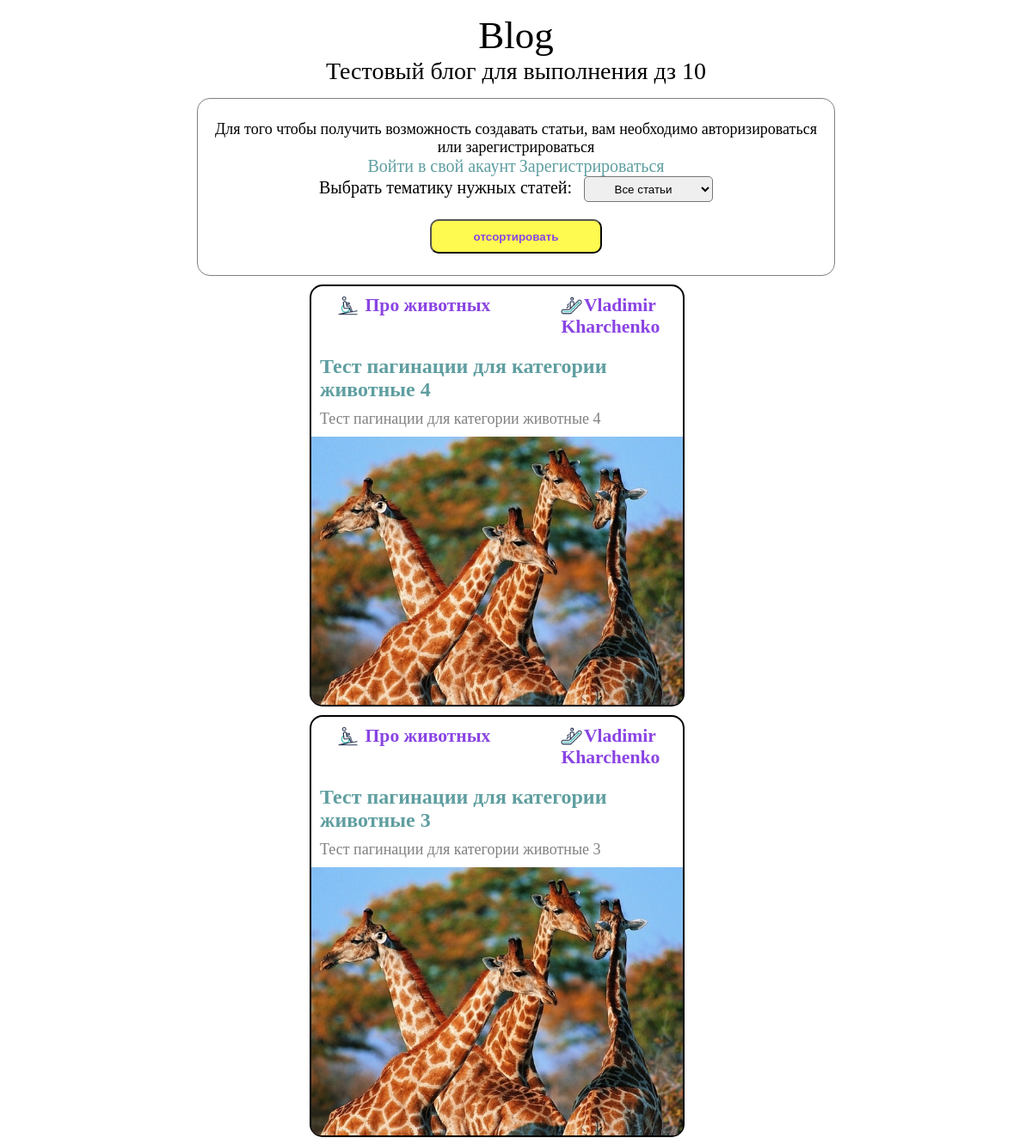
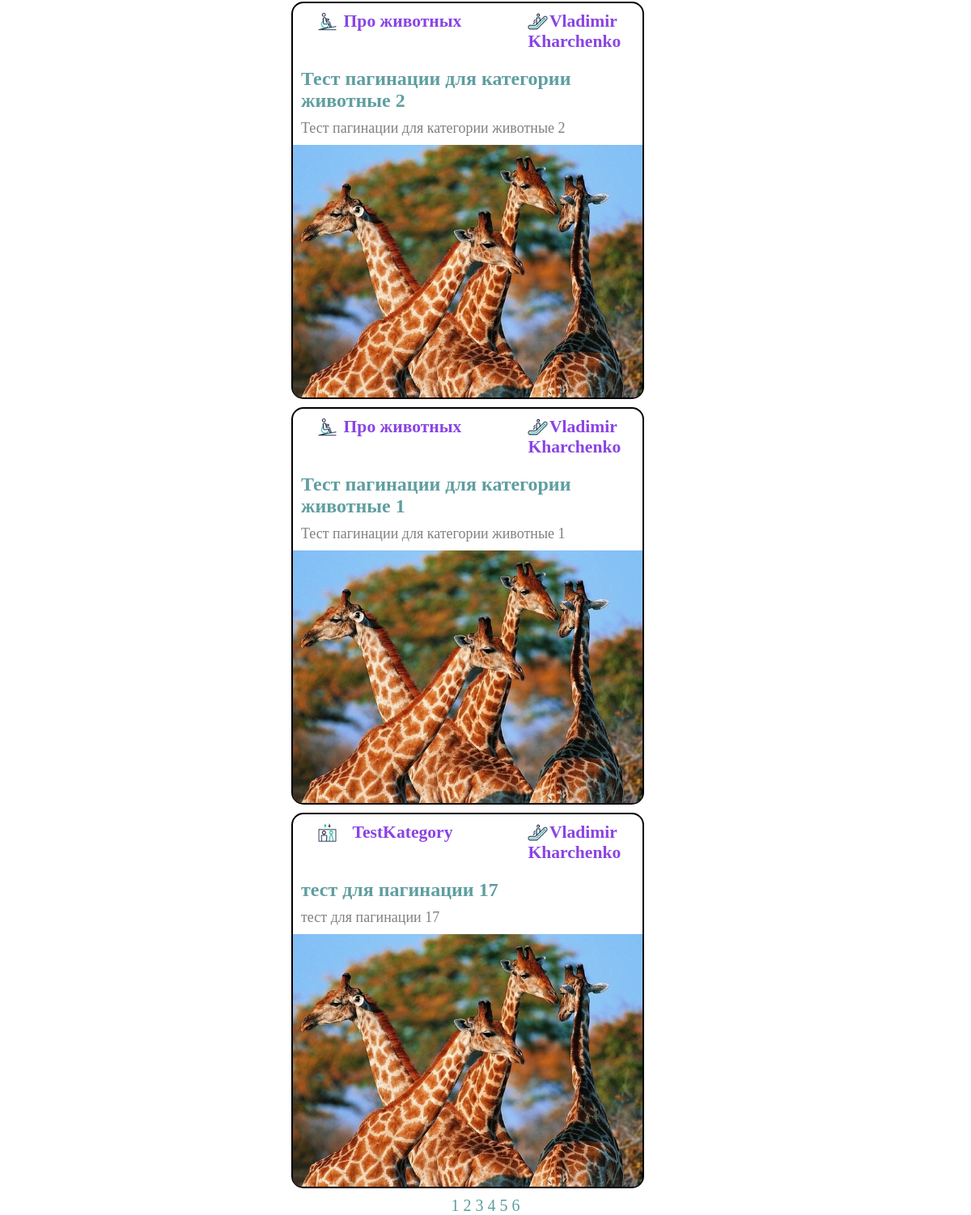
The app's page /blog/articles/index.php with its own data (2 pictures, top to bottom).
### tables this page shows
CREATE TABLE `post` (
  `id` int NOT NULL,
  `active` tinyint(1) NOT NULL,
  `title` varchar(255) NOT NULL,
  `content` text NOT NULL,
  `category_id` int NOT NULL,
  `author_id` int NOT NULL,
  `date` timestamp NOT NULL DEFAULT CURRENT_TIMESTAMP,
  `description` varchar(255) NOT NULL,
  `link_image` char(255) NOT NULL
);

CREATE TABLE `categories` (
  `id` int NOT NULL,
  `code` int NOT NULL,
  `categories_image` char(255) NOT NULL,
  `name` char(30) NOT NULL
);

CREATE TABLE `authors` (
  `id` int NOT NULL,
  `login` char(12) NOT NULL,
  `password` char(255) NOT NULL,
  `first_name` char(255) NOT NULL,
  `last_name` char(255) NOT NULL
);

### blog/articles/index.php (the view, shortened to what this page needs)
<?php
require_once $_SERVER['DOCUMENT_ROOT'] . '/backend/function.php';
require_once $_SERVER['DOCUMENT_ROOT'] . '/backend/connection.php';
require_once $_SERVER['DOCUMENT_ROOT'] . '/frontend/header.php';
require_once $_SERVER['DOCUMENT_ROOT'] . '/frontend/body.php';
$sqlResultCategories = $mysqli->query('SELECT id, name FROM categories');
if (isset($_GET['pg'])) {
    $pageNumber = $_GET['pg'];
} else {
    $pageNumber = 1;
}
$size_page = 5;
$offset = ($pageNumber-1) * $size_page;
if (!empty($_SESSION['login'])) {
    $linkAddArticles = "
    <p><span>${_SESSION['first_name']} ${_SESSION['last_name']}</span> если вы хотите добавить свою статью, то нажмите по ссылке ниже</p>
    <a href='../add/'>Добавить статью</a>
    <a href='/reg/logout.php?do=exit'>Выйти из акааунта</a>
    <a href='/'>На главную страницу</a>
    <br>
    ";
} else {
    $linkAddArticles = "
    <p>Для того чтобы получить возможность создавать статьи, вам необходимо авторизироваться или зарегистрироваться</p>
    <a href='/reg'>Войти в свой акаунт</a>
    <a href='/reg/reg.php'>Зарегистрироваться</a><br>
    ";
}
?>
    <form action="/articles/" method="get">
        <?=$linkAddArticles; ?>
        <label for="">Выбрать тематику нужных статей:</label>
        <select name="categories_id" id="">
            <option value=''>Все статьи</option>
            <?php
            if ($sqlResultCategories->num_rows) {
                while ($row = mysqli_fetch_assoc($sqlResultCategories)) {
                    var_dump($row);
                }
            }
            ?>
        </select><br>
        <button type="submit">отсортировать</button>
    </form>
<?php
if (!empty($_GET['categories_id'])) {
    $get = $_GET['categories_id'];
    $pagination = paginationArticles($mysqli, $get);
    $result = $mysqli->query("SELECT post.id, title, content, date, description, link_image, categories.name, categories.categories_image,
    authors.first_name, authors.last_name FROM post
    JOIN categories ON post.category_id = categories.id
    JOIN authors ON post.author_id = authors.id WHERE categories.id = ${get} ORDER BY date DESC LIMIT ${size_page} OFFSET ${offset}");
} else {
    $pagination = paginationArticles($mysqli);
    $result = $mysqli->query("SELECT post.id, title, content, date, description, link_image, categories.name, categories.categories_image,
    authors.first_name, authors.last_name FROM post
    JOIN categories ON post.category_id = categories.id
    JOIN authors ON post.author_id = authors.id ORDER BY date DESC LIMIT ${size_page} OFFSET ${offset}");
}
if ($result->num_rows) {
    while ($row = mysqli_fetch_assoc($result)) {
        echo "
    <div class='content'>
        <div class='blog_item'>
            <div class='item_head'>
                <div class='item_chapter'>
                    <img src='icon/${row['categories_image']}' alt='img_chapter'>
                    <p><span>${row['name']}</span></p>
                </div>
                <div class='item_author'>
                    <img src='icon/2.png' alt='img_author'>
                    <p><span>${row['first_name']} ${row['last_name']}</span></p>
                </div>
            </div>
            <div class='item_name'>
                <a href='article.php?id=${row['id']}'>
                    <h1>${row['title']}</h1>
                </a>
            </div>
            <div class='item_desc'>
                <h2>
                    ${row['description']}
                </h2>
            </div>
            <div class='item_img'>
                <img class='img' src='img/${row['link_image']}' alt=''>
            </div>
        </div>
    </div>
    ";
    }
} else {
    echo "статей нету";
}
echo $pagination;
?>
<?php
require_once $_SERVER['DOCUMENT_ROOT'] . '/frontend/footer.php';

### blog/frontend/header.php (shortened to what this page needs)
<!doctype html>
<html lang="en">
<head>
    <link rel="stylesheet" href="../frontend/css/style.css">
</head>

### blog/frontend/body.php
<body>
<div class="wraper">
    <p class="h1">Blog</p>
    <p class="h3">Тестовый блог для выполнения дз 10</p>
</div>

### blog/backend/function.php (shortened to what this page needs)
<?php
function paginationArticles($mysqli, $sort = 0) {
    if ($sort == 0) {
        $countArticles = $mysqli->query("SELECT COUNT(*) FROM post;");
        if ($countArticles->num_rows) {
            $count = 1;
            while ($pagination = mysqli_fetch_assoc($countArticles)) {
                $allArticles = $pagination['COUNT(*)'];
            }
            $pages = ceil($allArticles / 5);
            $html = '';
            while ($count <= $pages) {
                $html .= "
        <a href='../articles/index.php?pg=${count}' > ${count} </a>
        ";
                $count++;
            }
            return $html;
        }
    }
}

### blog/frontend/css/style.css (style rules this page uses)
* { padding: 0px; margin: 0px; text-align: center; }
a { font-size: 20px; text-decoration: none; color: cadetblue; }
p { font-size: 18px; }
span { color: #8a44e3; font-weight: 700; font-size: larger; }
form { margin: auto; padding: 25px 10px 25px 10px; width: 60%; border: 1px solid gray; border-radius: 15px; }
label { font-size: 20px; vertical-align: center; }
select { border-radius: 5px; width: 150px; height: 30px; margin-bottom: 20px; margin-left: 10px; }
option { width: 50px; height: 20px; }
button { width: 200px; height: 40px; border-radius: 10px; background-color: #fffa50; color: #8a44e3; font-weight: 700; }
h1 { font-size: 24px; text-align: left; }
h2 { font-size: 18px; text-align: left; color: gray; font-weight: 300; }
.h1 { font-size: 45px; }
.h3 { font-size: 28px; }
.wraper { width: 80%; margin: auto; padding: 15px; }
.content { width: 40%; margin: 10px auto 10px auto; text-align: center; }
.blog_item { width: 90%; border: 2px solid black; border-radius: 15px; }
.item_head { display: flex; justify-content: space-between; flex-direction: row; padding: 10px 30px 10px 30px; }
img { width: 25px; float: left; }
.item_chapter { width: 50%; }
.item_author { width: 30%; }
.item_name { margin-top: 10px; padding: 0px 10px 0px 10px; }
.item_desc { margin-top: 10px; margin-bottom: 10px; padding: 0px 10px 0px 10px; }
.item_img { border-bottom-left-radius: 10px; border-bottom-right-radius: 10px; height: 312px; }
.img { width: 100%; height: 312px; border-bottom-left-radius: 10px; border-bottom-right-radius: 10px; }

### records on screen
post: categories_image (picture), name "Про животных", first_name "Vladimir", last_name "Kharchenko", title "Тест пагинации для категории животные 4", description "Тест пагинации для категории животные 4", link_image (picture)
post: categories_image (picture), name "Про животных", first_name "Vladimir", last_name "Kharchenko", title "Тест пагинации для категории животные 3", description "Тест пагинации для категории животные 3", link_image (picture)
post: categories_image (picture), name "Про животных", first_name "Vladimir", last_name "Kharchenko", title "Тест пагинации для категории животные 2", description "Тест пагинации для категории животные 2", link_image (picture)
post: categories_image (picture), name "Про животных", first_name "Vladimir", last_name "Kharchenko", title "Тест пагинации для категории животные 1", description "Тест пагинации для категории животные 1", link_image (picture)
post: categories_image (picture), name "TestKategory", first_name "Vladimir", last_name "Kharchenko", title "тест для пагинации 17", description "тест для пагинации 17", link_image (picture)
categories: id "1"

### other values on screen
count "2"
count "3"
count "4"
count "5"
count "6"
